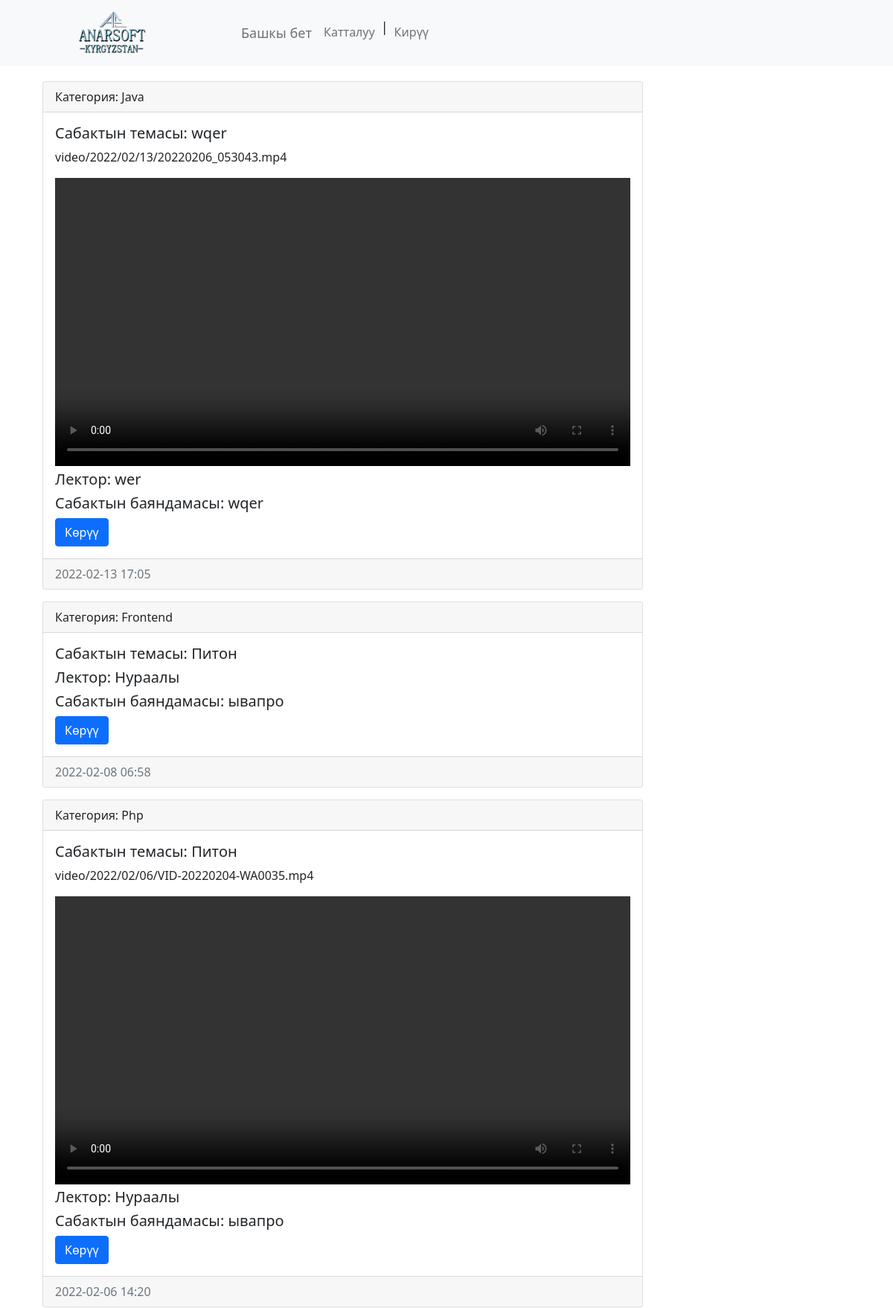
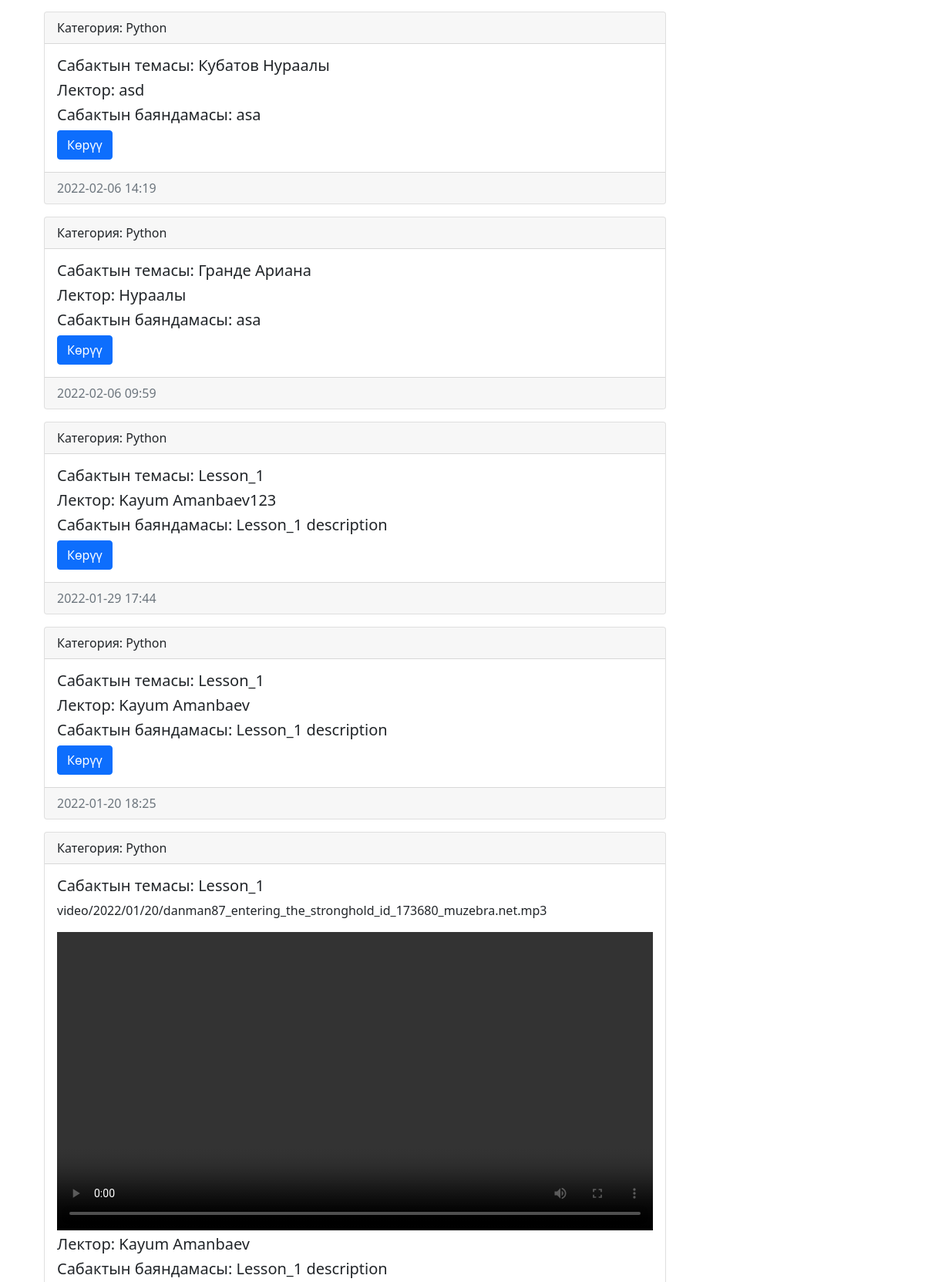
The page /lessons (upper part) on the database its author committed (2 pictures, top to bottom).
### lessons/models.py (models this page shows, shortened)
class Lesson(models.Model):
    title = models.CharField(max_length=150, verbose_name='Аталышы')
    video = models.FileField(upload_to='video/%Y/%m/%d/', verbose_name='Видео', blank=True)
    lecturer = models.CharField(max_length=150, verbose_name='Лектор')
    description = models.CharField(max_length=150, verbose_name='Баяндама')
    created_at = models.DateTimeField(auto_now_add=True, verbose_name='Загружен')
    is_published = models.BooleanField(default=True, verbose_name='Опубликовано?')
    category = models.ForeignKey('Category', on_delete=models.PROTECT, null=True, blank=True, verbose_name='Категория')
    class Meta:
        verbose_name = 'Сабак'
        verbose_name_plural = 'Сабактар'
        ordering = ['-created_at']

class Category(models.Model):
    title = models.CharField(max_length=150, db_index=True, verbose_name='Категориянын аталышы')
    description = models.TextField(verbose_name="Категориянын описаниеси")
    author = models.CharField(max_length=150, verbose_name='Курстун автору')
    def __str__(self):
        return self.title
    class Meta:
        verbose_name = 'Категория'
        verbose_name_plural = 'Категориялар'
        ordering = ['title']

### lessons/views.py (the view)
# urls.py: path('lessons', index, name='home'),
def index(request):
    lessons = Lesson.objects.all()
    context = {
        'lessons_k': lessons,
        'title_k': 'LESSONS LIST'
    }
    return render(request, 'lessons/index.html', context)

### lessons/templates/lessons/index.html (shortened to what this page needs)
{% extends 'base.html' %}
{% block content %}
    <div class="col-md-9">
        {% for item in lessons_k %}
            <div class="card mb-3">
                <div class="card-header">
                    Категория: {{ item.category }}
                </div>
                <div class="card-body">
                    <div class="media">
                        <div class="media-body">
                            <h5 class="card-title"> Сабактын темасы: {{ item.title }}</h5>
                            {% if item.video  %}
                            <p class="card-text">{{ item.video }}</p>
                            <video controls width="100%" height="100%">
                                <source src="{{ item.video.url }}" type="video/mp4">
                            </video>
                            {% endif %}
                            <h5 class="card-title">Лектор: {{ item.lecturer }}</h5>
                            <h5 class="card-title">Сабактын баяндамасы: {{ item.description }}</h5>
                            {% if not request.user.is_authenticated %}
                            <a href="{% url 'lesson-detail' item.id %}" class="btn btn-primary">Көрүү</a>
                            {% endif %}
                        </div>
                    </div>
                </div>
                <div class="card-footer text-muted">
                    {{ item.created_at|date:"Y-m-d H:i" }}
                </div>
            </div>
        {% endfor %}
    </div>
{% endblock %}

### rows shown on the page
Lesson: category "Java", title "wqer", video "video/2022/02/13/20220206_053043.mp4", lecturer "wer", description "wqer", shows "Көрүү", created_at "2022-02-13 17:05"
Lesson: category "Frontend", title "Питон", lecturer "Нураалы", description "ывапро", shows "Көрүү", created_at "2022-02-08 06:58"
Lesson: category "Php", title "Питон", video "video/2022/02/06/VID-20220204-WA0035.mp4", lecturer "Нураалы", description "ывапро", shows "Көрүү", created_at "2022-02-06 14:20"
Lesson: category "Python", title "Кубатов Нураалы", lecturer "asd", description "asa", shows "Көрүү", created_at "2022-02-06 14:19"
Lesson: category "Python", title "Гранде Ариана", lecturer "Нураалы", description "asa", shows "Көрүү", created_at "2022-02-06 09:59"
Lesson: category "Python", title "Lesson_1", lecturer "Kayum Amanbaev123", description "Lesson_1 description", shows "Көрүү", created_at "2022-01-29 17:44"
Lesson: category "Python", title "Lesson_1", lecturer "Kayum Amanbaev", description "Lesson_1 description", shows "Көрүү", created_at "2022-01-20 18:25"
Lesson: category "Python", title "Lesson_1", video "video/2022/01/20/danman87_entering_the_stronghold_id_173680_muzebra.net.mp3", lecturer "Kayum Amanbaev", description "Lesson_1 description"
